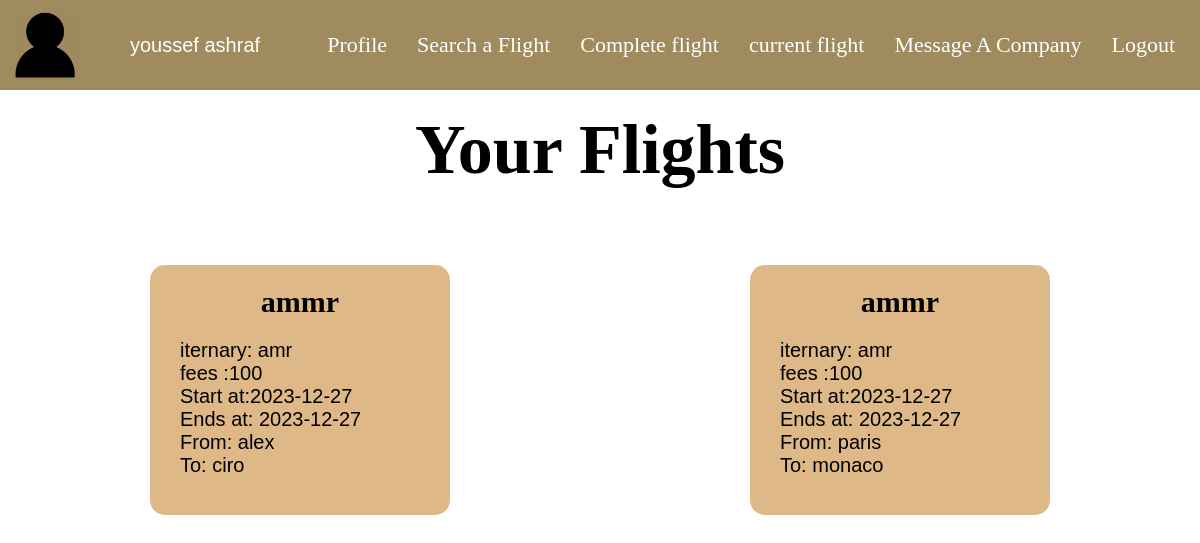
Screenshot of /passenger/current.php (signed in) with the database file from the repository.
### tables this page shows
CREATE TABLE `passenger` (
  `id` int(11) NOT NULL,
  `name` varchar(255) NOT NULL,
  `email` varchar(255) NOT NULL,
  `telefone` varchar(255) NOT NULL,
  `password` varchar(255) NOT NULL,
  `photo` varchar(255) NOT NULL,
  `passport_image` varchar(255) NOT NULL,
  `account$` double NOT NULL
);

CREATE TABLE `passenger_flight` (
  `id` int(11) NOT NULL,
  `user_email` varchar(255) NOT NULL,
  `flight_id` int(11) NOT NULL,
  `fees` double NOT NULL,
  `is_completed` tinyint(1) NOT NULL,
  `is_paid` tinyint(1) NOT NULL
);

CREATE TABLE `flight` (
  `id` int(11) NOT NULL,
  `name` varchar(255) NOT NULL,
  `Itinerary` varchar(255) NOT NULL,
  `fees` double NOT NULL,
  `start_at` date NOT NULL,
  `end_at` date NOT NULL,
  `is_complete` tinyint(1) NOT NULL,
  `registered_num` int(11) NOT NULL,
  `passengers_num` int(11) NOT NULL,
  `company_email` varchar(255) NOT NULL,
  `to` varchar(255) NOT NULL,
  `from` varchar(255) NOT NULL
);

### passenger/current.php (the view, shortened to what this page needs)
<!DOCTYPE html>
<html lang="en">
<head>
    <?php
    require_once('../connection.php');
    $userEmail = $_SESSION['user_email'];
    $p = $con->query("SELECT * FROM passenger_flight WHERE user_email = '".$userEmail."' and is_completed = false") ;
    $q = $con->query("SELECT * FROM passenger WHERE email = '".$userEmail."'");
    $row=$q->fetch_array(MYSQLI_ASSOC);
    ?>
</head>
<body>
<div class="main">
      <div class="navbar">
      <img class="img" src="../imeges/<?php echo $row['photo']; ?>" alt="passenger icon" />
        <P><?php echo $row['name']; ?></P>
        <ul class="links">
        <li><a href="profile.php" class="link">Profile</a></li>
        <li><a href="search.php" class="link">Search a Flight</a></li>
        <li><a href="listComplite.php" class="link">Complete flight</a></li>
        <li><a href="current.php" class="link">current flight</a></li>
        <li><a href="message.php" class="link">Message A Company</a></li>
          <li>
            <form method="post">
              <button
                type="submit"
                name="logout"
                class="link"
                style="background: none; border: none"
              >
                Logout
              </button>
            </form>
          </li>
        </ul>
      </div>
      <div class="diclration">
        <h1 class="dic">Your Flights</h1>
      </div>
      <div class="contain">
      <?php
   while($flights=$p->fetch_array(MYSQLI_ASSOC)){
    $id=$flights['id'];
    $ps = $con->query("SELECT * FROM flight WHERE id = '".$id."'") ;
    $userFlight = $ps->fetch_assoc();
    echo '
    <div class="child">
    <h2 class="flightn">
     <a  href="./flight.php?from='.$userFlight['id'].' & companyId='.$userFlight['company_email'].'" class="tt1">'.$userFlight['name'].'</a>
    </h2>
    <p class="info">iternary: '.$userFlight['Itinerary'].'</p>
    <p class="info">fees :'.$userFlight['fees'].'</p>
    <p class="info">Start at:'.$userFlight['start_at'].'</p>
    <p class="info">Ends at: '.$userFlight['end_at'].'</p>
    <p class="info">From: '.$userFlight['from'].'</p>
    <p class="info">To: '.$userFlight['to'].'</p>
    </div>
        ';
}
      ?>
      </div>
    </div>
</body>
</html>

### connection.php (shortened to what this page needs)
<!DOCTYPE html>
<html lang="en">
<head>
</head>
<body>
</body>
</html>

### passenger/current.php (style rules this page uses)
* { padding: 0; margin: 0; }
.navbar { background-color: #9f8b5d; display: flex; align-items: center; padding: 10px; }
.img { mix-blend-mode: multiply; width: 70px; height: auto; margin-right: 50px; }
.links { list-style: none; margin: 0; padding: 0; display: flex; right: 10px; margin-left: auto; }
.link { color: white; text-decoration: none; font-size: 22px; display: block; padding: 10px 15px; position: relative; font-family: "Alegreya", serif; }
.link:before { content: ""; position: absolute; top: 0; left: 0; width: 100%; height: 2px; background-color: black; transform: scale(0); transform-origin: left; transition: all 0.5s; }
.link:after { content: ""; position: absolute; bottom: 0; left: 0; width: 100%; height: 2px; background-color: black; transform: scale(0); transform-origin: right; transition: all 0.5s; }
.tt1 { font-size: 30px; text-decoration: none; color: black; font-family: "Alegreya", serif; }
h1 { color: white; margin-bottom: 40px; margin-top: 20px; font-family: "Alegreya", serif; font-size: 70px; }
p { color: white; font-size: 20px; font-family: "Alegreya Sans", sans-serif; }
.contain { display: flex; justify-content: space-around; align-items: center; margin: 60px 0px; }
.child { height: 250px; width: 300px; background-color: burlywood; margin: 15px; border-radius: 15px; }
.flightn { margin: 20px auto; text-align: center; }
.info { margin-left: 30px; color: black; }
.diclration { height: 10vh; text-align: center; }
.dic { color: black; }

### rows the page displays
passenger: photo (picture), name "youssef ashraf"
passenger_flight: flight.name "ammr", flight.Itinerary "amr", flight.fees "100", flight.start_at "2023-12-27", flight.end_at "2023-12-27", flight.from "alex", flight.to "ciro"
passenger_flight: flight.name "ammr", flight.Itinerary "amr", flight.fees "100", flight.start_at "2023-12-27", flight.end_at "2023-12-27", flight.from "paris", flight.to "monaco"
